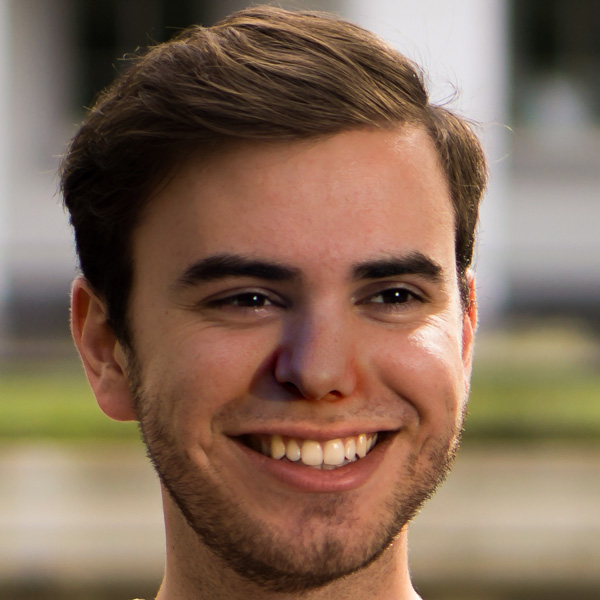
#> input picture Datasets/training_fake/easy_101_0010.jpg, 600 x 600 px, found by its file name; its folder holds 4 pictures in this run
$ jupyter execute --allow-errors 'Final source code for image detection.ipynb'   (shell and % lines are left out)
#> lines starting #> are read from the running program, lines starting #| are printed output that depends on the picture
<a href="https://colab.research.google.com/github/Shushruth105/Real-and-fake-face-detection/blob/main/Final%20source%20code%20for%20image%20detection.ipynb" target="_parent"></a>

[cell 1]

import numpy as np
import matplotlib.pyplot as plt
from PIL import Image, ImageChops
import os, io
from tensorflow.keras.models import Sequential
from tensorflow.keras.layers import Conv2D, MaxPooling2D, Flatten, Dense, Dropout
from tensorflow.keras.optimizers import Adam
from sklearn.model_selection import train_test_split
from google.colab import files
import zipfile

[cell 2]
from google.colab import drive
drive.mount('/content/drive')

[cell 3]
files.upload()
#> the answer given: easy_100_1111.jpg
#> the answer given: easy_101_0010.jpg
#> in predict_image, original is the input picture: PIL image 600x600 RGB; mean R, G, B 131.3, 105.9, 87.2
#> (the rest of this cell did not finish here and is left out)

[cell 4]
def get_ela_image(path, quality=90, scale=300):
#> called with path = 'easy_101_0010.jpg', quality = 75, scale = 1000
    original = Image.open(path).convert('RGB')
    buffer = io.BytesIO()
    original.save(buffer, 'JPEG', quality=quality)
    buffer.seek(0)
    compressed = Image.open(buffer)
    ela_image = ImageChops.difference(original, compressed)
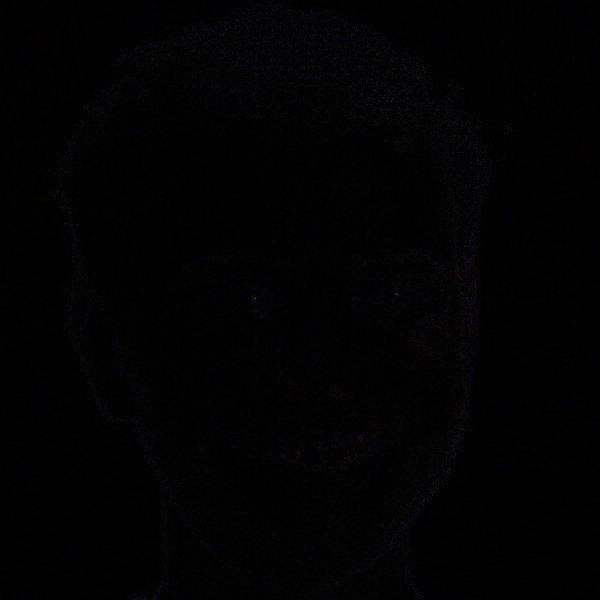
#> ela_image: PIL image 600x600 RGB; mean R, G, B 1.9, 1.6, 2.3
    extrema = ela_image.getextrema()
#> extrema = ((0, 77), (0, 45), (0, 73))
    max_diff = max([ex[1] for ex in extrema]) or 1
#> max_diff = 77
    ela_image = ela_image.point(lambda x: min(255, x * (scale / max_diff)))
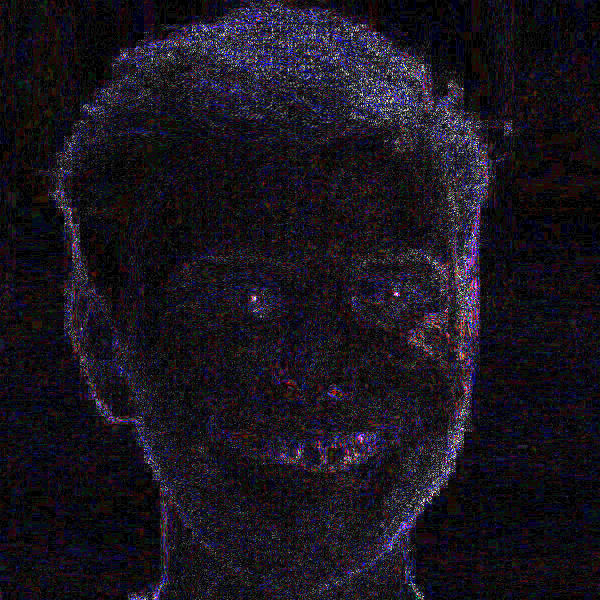
#> ela_image: PIL image 600x600 RGB; mean R, G, B 25.1, 20.6, 30.3
    return ela_image

[cell 5]
real_dir = "data/real_and_fake_face/training_real/"
fake_dir = "data/real_and_fake_face/training_fake/"
image_size = (128, 128)
X, y = [], []

def load_images(folder, label):
    for file in os.listdir(folder):
        try:
            path = os.path.join(folder, file)
            ela = get_ela_image(path).resize(image_size)
            X.append(np.array(ela) / 255.0)
            y.append(label)
        except:
            continue

#> (the rest of this cell did not finish here and is left out)

#> (a cell that did not finish here is left out)

#> (a cell that did not finish here is left out)

#> (a cell that did not finish here is left out)

[cell 9]
# [10 lines left out: function predict_image, not called in this run]

[cell 10]
def predict_image(filename):
    # Open original image for display
    original = Image.open(filename).convert('RGB')

    # Get ELA image for prediction
    ela_img = get_ela_image(filename, quality=75, scale=1000)

    # Resize and preprocess
    ela_img = ela_img.resize((128, 128))  # Match model input size
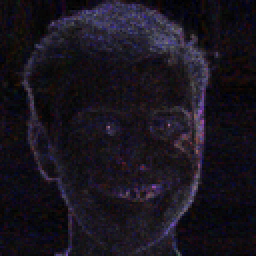
#> ela_img: PIL image 128x128 RGB (shown 2 times larger); mean R, G, B 25.1, 20.6, 30.3
    input_arr = np.expand_dims(np.array(ela_img) / 255.0, axis=0)

    # Predict
    pred = model.predict(input_arr)[0][0]
    label = "Fake" if pred > 0.5 else "Real"

    # Show original image, not ELA
    plt.imshow(original)
    plt.title(f"Prediction: {label}")
    plt.axis('off')
    plt.show()

    print(f"Model output: {pred:.4f} → Predicted Label: {label}")

$ run again, on Datasets/training_fake/easy_104_1000.jpg
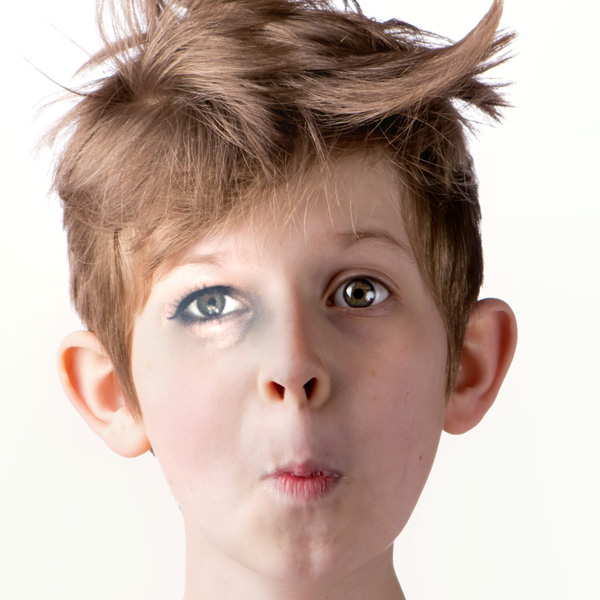
#> input picture Datasets/training_fake/easy_104_1000.jpg, 600 x 600 px, found by its file name
#> in predict_image, original is the input picture: PIL image 600x600 RGB; mean R, G, B 197.4, 176.8, 167.1
#> extrema = ((0, 38), (0, 30), (0, 50))
#> max_diff = 50
#> in get_ela_image, `ela_image = ela_image.point(lambda x: min(255, x * (scale / max_diff)))`:
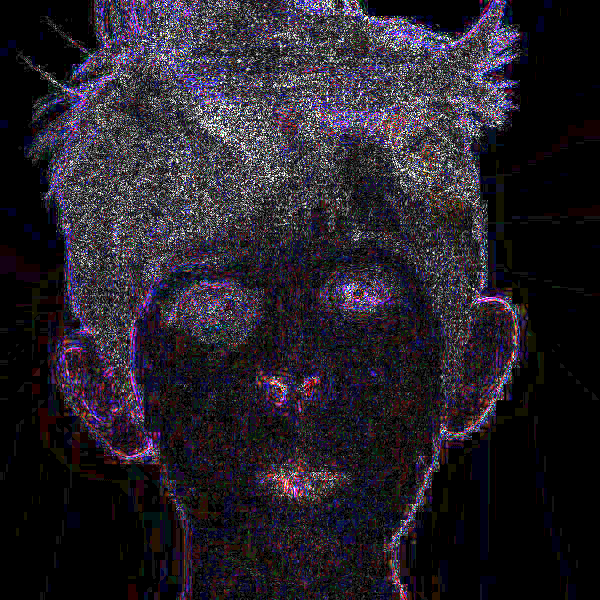
#> ela_image: PIL image 600x600 RGB; mean R, G, B 38.3, 33.1, 42.1
#> in predict_image, `ela_img = ela_img.resize((128, 128))`:
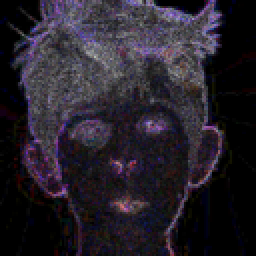
#> ela_img: PIL image 128x128 RGB (shown 2 times larger); mean R, G, B 38.3, 33.1, 42.2

$ run again, on Datasets/training_fake/easy_105_1100.jpg
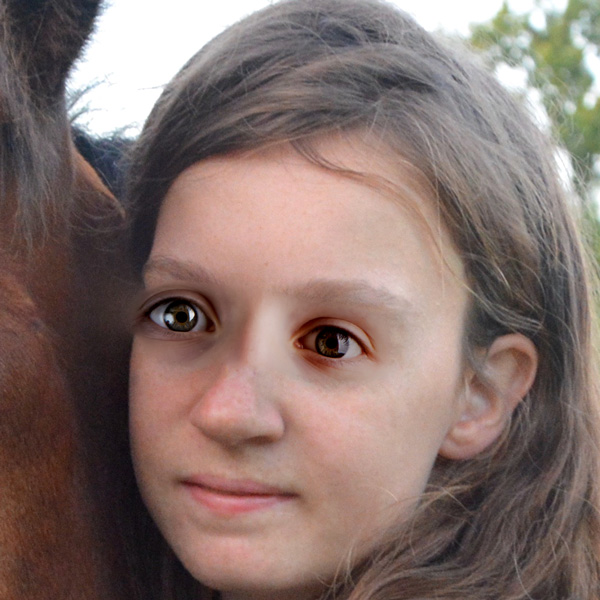
#> input picture Datasets/training_fake/easy_105_1100.jpg, 600 x 600 px, found by its file name
#> in predict_image, original is the input picture: PIL image 600x600 RGB; mean R, G, B 133.8, 113.8, 108.7
#> extrema = ((0, 34), (0, 22), (0, 40))
#> max_diff = 40
#> in get_ela_image, `ela_image = ela_image.point(lambda x: min(255, x * (scale / max_diff)))`:
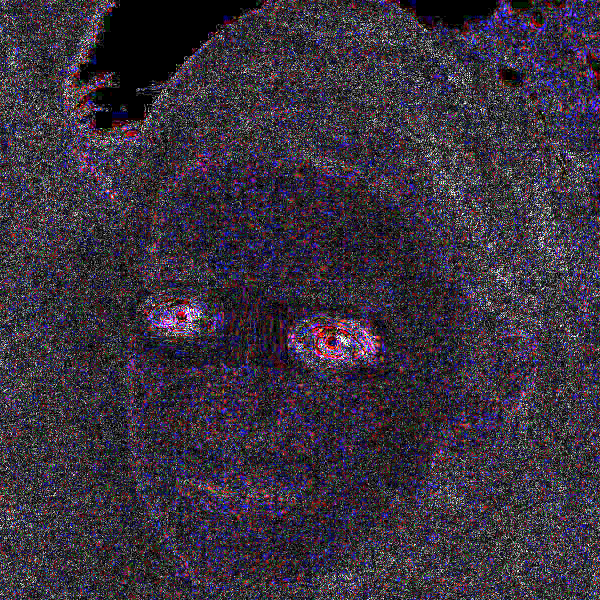
#> ela_image: PIL image 600x600 RGB; mean R, G, B 57.4, 49, 62.1
#> in predict_image, `ela_img = ela_img.resize((128, 128))`:
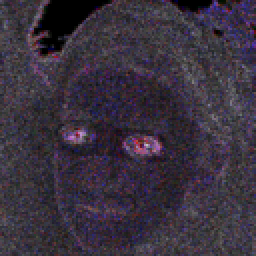
#> ela_img: PIL image 128x128 RGB (shown 2 times larger); mean R, G, B 57.4, 49, 62.1

$ run again, on Datasets/training_fake/easy_100_1111.jpg
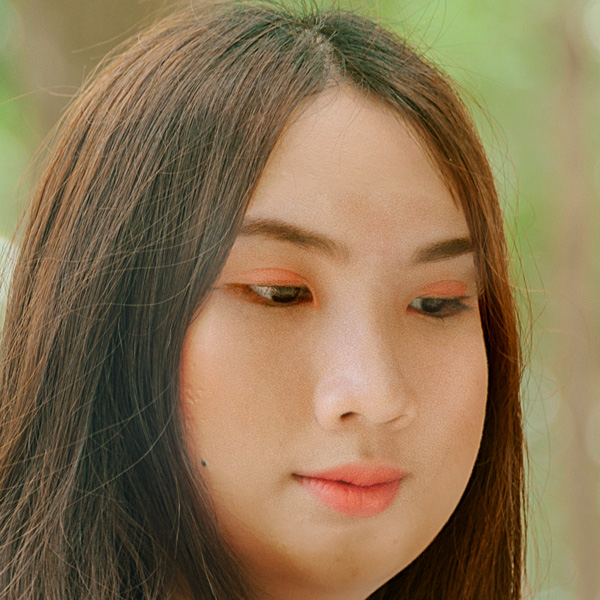
#> input picture Datasets/training_fake/easy_100_1111.jpg, 600 x 600 px, found by its file name
#> in predict_image, original is the input picture: PIL image 600x600 RGB; mean R, G, B 138.3, 115.6, 83.3
#> extrema = ((0, 39), (0, 27), (0, 39))
#> max_diff = 39
#> in get_ela_image, `ela_image = ela_image.point(lambda x: min(255, x * (scale / max_diff)))`:
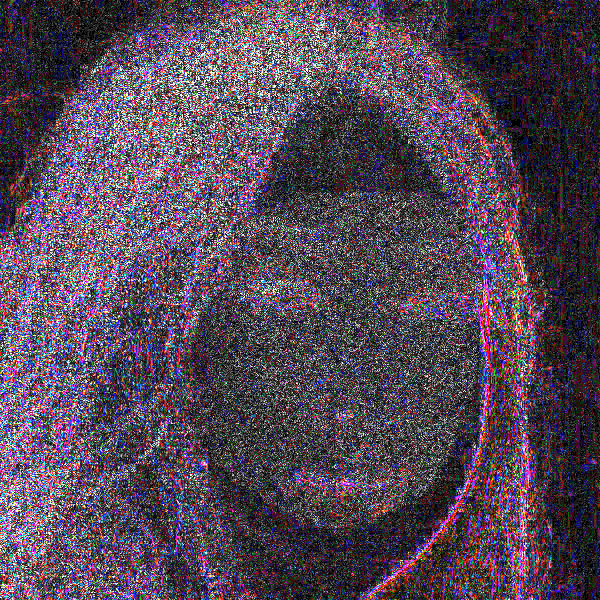
#> ela_image: PIL image 600x600 RGB; mean R, G, B 84.6, 71.5, 85.9
#> in predict_image, `ela_img = ela_img.resize((128, 128))`:
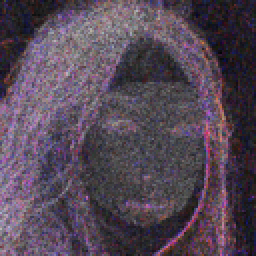
#> ela_img: PIL image 128x128 RGB (shown 2 times larger); mean R, G, B 84.6, 71.5, 85.9
